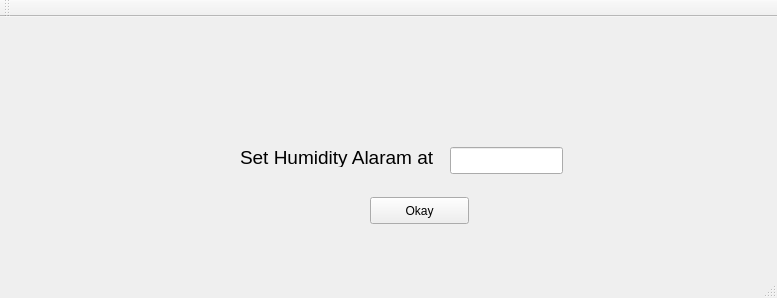
<?xml version="1.0" encoding="UTF-8"?>
<ui version="4.0">
 <class>user_input</class>
 <widget class="QMainWindow" name="user_input">
  <property name="geometry">
   <rect>
    <x>0</x>
    <y>0</y>
    <width>777</width>
    <height>298</height>
   </rect>
  </property>
  <property name="windowTitle">
   <string>MainWindow</string>
  </property>
  <widget class="QWidget" name="centralwidget">
   <widget class="QLabel" name="Description_Label">
    <property name="geometry">
     <rect>
      <x>240</x>
      <y>130</y>
      <width>221</width>
      <height>20</height>
     </rect>
    </property>
    <property name="font">
     <font>
      <pointsize>14</pointsize>
     </font>
    </property>
    <property name="text">
     <string>Set Humidity Alaram at</string>
    </property>
   </widget>
   <widget class="QPushButton" name="okay_button">
    <property name="geometry">
     <rect>
      <x>370</x>
      <y>180</y>
      <width>99</width>
      <height>27</height>
     </rect>
    </property>
    <property name="text">
     <string>Okay</string>
    </property>
   </widget>
   <widget class="QLineEdit" name="lineEdit">
    <property name="geometry">
     <rect>
      <x>450</x>
      <y>130</y>
      <width>113</width>
      <height>27</height>
     </rect>
    </property>
   </widget>
  </widget>
  <widget class="QMenuBar" name="menubar">
   <property name="geometry">
    <rect>
     <x>0</x>
     <y>0</y>
     <width>777</width>
     <height>25</height>
    </rect>
   </property>
  </widget>
  <widget class="QStatusBar" name="statusbar"/>
  <widget class="QToolBar" name="toolBar">
   <property name="windowTitle">
    <string>toolBar</string>
   </property>
   <attribute name="toolBarArea">
    <enum>TopToolBarArea</enum>
   </attribute>
   <attribute name="toolBarBreak">
    <bool>false</bool>
   </attribute>
  </widget>
 </widget>
 <resources/>
 <connections/>
</ui>
